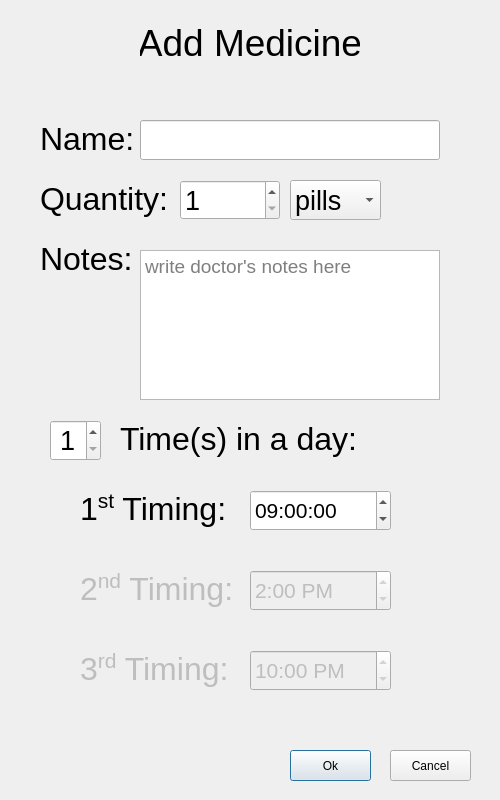
<?xml version="1.0" encoding="UTF-8"?>
<ui version="4.0">
 <class>addMedDialog</class>
 <widget class="QDialog" name="addMedDialog">
  <property name="geometry">
   <rect>
    <x>0</x>
    <y>0</y>
    <width>500</width>
    <height>800</height>
   </rect>
  </property>
  <property name="windowTitle">
   <string>Add Medicine</string>
  </property>
  <widget class="QLabel" name="titleLabel">
   <property name="geometry">
    <rect>
     <x>140</x>
     <y>20</y>
     <width>220</width>
     <height>45</height>
    </rect>
   </property>
   <property name="font">
    <font>
     <pointsize>28</pointsize>
    </font>
   </property>
   <property name="text">
    <string>Add Medicine</string>
   </property>
   <property name="alignment">
    <set>Qt::AlignCenter</set>
   </property>
  </widget>
  <widget class="QLabel" name="label_2">
   <property name="geometry">
    <rect>
     <x>40</x>
     <y>120</y>
     <width>93</width>
     <height>39</height>
    </rect>
   </property>
   <property name="text">
    <string>&lt;html&gt;&lt;head/&gt;&lt;body&gt;&lt;p&gt;&lt;span style=&quot; font-size:24pt;&quot;&gt;Name:&lt;/span&gt;&lt;/p&gt;&lt;/body&gt;&lt;/html&gt;</string>
   </property>
  </widget>
  <widget class="QLineEdit" name="medNameInput">
   <property name="geometry">
    <rect>
     <x>140</x>
     <y>120</y>
     <width>300</width>
     <height>40</height>
    </rect>
   </property>
   <property name="font">
    <font>
     <pointsize>20</pointsize>
    </font>
   </property>
   <property name="text">
    <string/>
   </property>
   <property name="placeholderText">
    <string/>
   </property>
  </widget>
  <widget class="QLabel" name="label_3">
   <property name="geometry">
    <rect>
     <x>120</x>
     <y>420</y>
     <width>242</width>
     <height>39</height>
    </rect>
   </property>
   <property name="text">
    <string>&lt;html&gt;&lt;head/&gt;&lt;body&gt;&lt;p&gt;&lt;span style=&quot; font-size:24pt;&quot;&gt;Time(s) in a day:&lt;/span&gt;&lt;/p&gt;&lt;/body&gt;&lt;/html&gt;</string>
   </property>
  </widget>
  <widget class="QTimeEdit" name="timeEdit1">
   <property name="geometry">
    <rect>
     <x>250</x>
     <y>490</y>
     <width>141</width>
     <height>41</height>
    </rect>
   </property>
   <property name="font">
    <font>
     <pointsize>16</pointsize>
    </font>
   </property>
   <property name="wrapping">
    <bool>true</bool>
   </property>
   <property name="time">
    <time>
     <hour>9</hour>
     <minute>0</minute>
     <second>0</second>
    </time>
   </property>
  </widget>
  <widget class="QTimeEdit" name="timeEdit2">
   <property name="enabled">
    <bool>false</bool>
   </property>
   <property name="geometry">
    <rect>
     <x>250</x>
     <y>570</y>
     <width>141</width>
     <height>41</height>
    </rect>
   </property>
   <property name="font">
    <font>
     <pointsize>16</pointsize>
    </font>
   </property>
   <property name="wrapping">
    <bool>true</bool>
   </property>
   <property name="displayFormat">
    <string>h:mm AP</string>
   </property>
   <property name="time">
    <time>
     <hour>14</hour>
     <minute>0</minute>
     <second>0</second>
    </time>
   </property>
  </widget>
  <widget class="QTimeEdit" name="timeEdit3">
   <property name="enabled">
    <bool>false</bool>
   </property>
   <property name="geometry">
    <rect>
     <x>250</x>
     <y>650</y>
     <width>141</width>
     <height>41</height>
    </rect>
   </property>
   <property name="font">
    <font>
     <pointsize>16</pointsize>
    </font>
   </property>
   <property name="wrapping">
    <bool>true</bool>
   </property>
   <property name="displayFormat">
    <string>h:mm AP</string>
   </property>
   <property name="time">
    <time>
     <hour>22</hour>
     <minute>0</minute>
     <second>0</second>
    </time>
   </property>
  </widget>
  <widget class="QLabel" name="timingLabel1">
   <property name="geometry">
    <rect>
     <x>80</x>
     <y>490</y>
     <width>150</width>
     <height>39</height>
    </rect>
   </property>
   <property name="text">
    <string>&lt;html&gt;&lt;head/&gt;&lt;body&gt;&lt;p&gt;&lt;span style=&quot; font-size:24pt;&quot;&gt;1&lt;/span&gt;&lt;span style=&quot; font-size:24pt; vertical-align:super;&quot;&gt;st&lt;/span&gt;&lt;span style=&quot; font-size:24pt;&quot;&gt; Timing:&lt;/span&gt;&lt;/p&gt;&lt;/body&gt;&lt;/html&gt;</string>
   </property>
  </widget>
  <widget class="QLabel" name="timingLabel2">
   <property name="enabled">
    <bool>false</bool>
   </property>
   <property name="geometry">
    <rect>
     <x>80</x>
     <y>570</y>
     <width>161</width>
     <height>39</height>
    </rect>
   </property>
   <property name="text">
    <string>&lt;html&gt;&lt;head/&gt;&lt;body&gt;&lt;p&gt;&lt;span style=&quot; font-size:24pt;&quot;&gt;2&lt;/span&gt;&lt;span style=&quot; font-size:24pt; vertical-align:super;&quot;&gt;nd&lt;/span&gt;&lt;span style=&quot; font-size:24pt;&quot;&gt; Timing:&lt;/span&gt;&lt;/p&gt;&lt;/body&gt;&lt;/html&gt;</string>
   </property>
  </widget>
  <widget class="QSpinBox" name="medTimesSpinBox">
   <property name="geometry">
    <rect>
     <x>50</x>
     <y>420</y>
     <width>51</width>
     <height>41</height>
    </rect>
   </property>
   <property name="font">
    <font>
     <pointsize>20</pointsize>
    </font>
   </property>
   <property name="alignment">
    <set>Qt::AlignCenter</set>
   </property>
   <property name="minimum">
    <number>1</number>
   </property>
   <property name="maximum">
    <number>3</number>
   </property>
  </widget>
  <widget class="QLabel" name="timingLabel3">
   <property name="enabled">
    <bool>false</bool>
   </property>
   <property name="geometry">
    <rect>
     <x>80</x>
     <y>650</y>
     <width>161</width>
     <height>39</height>
    </rect>
   </property>
   <property name="text">
    <string>&lt;html&gt;&lt;head/&gt;&lt;body&gt;&lt;p&gt;&lt;span style=&quot; font-size:24pt;&quot;&gt;3&lt;/span&gt;&lt;span style=&quot; font-size:24pt; vertical-align:super;&quot;&gt;rd&lt;/span&gt;&lt;span style=&quot; font-size:24pt;&quot;&gt; Timing:&lt;/span&gt;&lt;/p&gt;&lt;/body&gt;&lt;/html&gt;</string>
   </property>
  </widget>
  <widget class="QLabel" name="label_7">
   <property name="geometry">
    <rect>
     <x>40</x>
     <y>240</y>
     <width>93</width>
     <height>39</height>
    </rect>
   </property>
   <property name="text">
    <string>&lt;html&gt;&lt;head/&gt;&lt;body&gt;&lt;p&gt;&lt;span style=&quot; font-size:24pt;&quot;&gt;Notes:&lt;/span&gt;&lt;/p&gt;&lt;/body&gt;&lt;/html&gt;</string>
   </property>
  </widget>
  <widget class="QLabel" name="label_8">
   <property name="geometry">
    <rect>
     <x>40</x>
     <y>180</y>
     <width>132</width>
     <height>39</height>
    </rect>
   </property>
   <property name="text">
    <string>&lt;html&gt;&lt;head/&gt;&lt;body&gt;&lt;p&gt;&lt;span style=&quot; font-size:24pt;&quot;&gt;Quantity:&lt;/span&gt;&lt;/p&gt;&lt;/body&gt;&lt;/html&gt;</string>
   </property>
  </widget>
  <widget class="QSpinBox" name="qtySpinBox">
   <property name="geometry">
    <rect>
     <x>180</x>
     <y>180</y>
     <width>100</width>
     <height>40</height>
    </rect>
   </property>
   <property name="font">
    <font>
     <pointsize>20</pointsize>
    </font>
   </property>
   <property name="minimum">
    <number>1</number>
   </property>
   <property name="maximum">
    <number>9999</number>
   </property>
   <property name="stepType">
    <enum>QAbstractSpinBox::AdaptiveDecimalStepType</enum>
   </property>
  </widget>
  <widget class="QComboBox" name="qtyUnitComboBox">
   <property name="geometry">
    <rect>
     <x>290</x>
     <y>180</y>
     <width>91</width>
     <height>40</height>
    </rect>
   </property>
   <property name="font">
    <font>
     <pointsize>20</pointsize>
    </font>
   </property>
   <property name="editable">
    <bool>false</bool>
   </property>
   <property name="currentText">
    <string>pills</string>
   </property>
   <property name="maxVisibleItems">
    <number>5</number>
   </property>
   <item>
    <property name="text">
     <string>pills</string>
    </property>
   </item>
   <item>
    <property name="text">
     <string>ml</string>
    </property>
   </item>
   <item>
    <property name="text">
     <string>mg</string>
    </property>
   </item>
  </widget>
  <widget class="QTextEdit" name="notesInput">
   <property name="geometry">
    <rect>
     <x>140</x>
     <y>250</y>
     <width>300</width>
     <height>150</height>
    </rect>
   </property>
   <property name="sizePolicy">
    <sizepolicy hsizetype="Fixed" vsizetype="Fixed">
     <horstretch>0</horstretch>
     <verstretch>0</verstretch>
    </sizepolicy>
   </property>
   <property name="font">
    <font>
     <pointsize>14</pointsize>
    </font>
   </property>
   <property name="horizontalScrollBarPolicy">
    <enum>Qt::ScrollBarAlwaysOff</enum>
   </property>
   <property name="placeholderText">
    <string>write doctor's notes here</string>
   </property>
  </widget>
  <widget class="QPushButton" name="okButton">
   <property name="geometry">
    <rect>
     <x>290</x>
     <y>750</y>
     <width>81</width>
     <height>31</height>
    </rect>
   </property>
   <property name="text">
    <string>Ok</string>
   </property>
  </widget>
  <widget class="QPushButton" name="cancelButton">
   <property name="geometry">
    <rect>
     <x>390</x>
     <y>750</y>
     <width>81</width>
     <height>31</height>
    </rect>
   </property>
   <property name="text">
    <string>Cancel</string>
   </property>
  </widget>
 </widget>
 <resources/>
 <connections/>
</ui>
